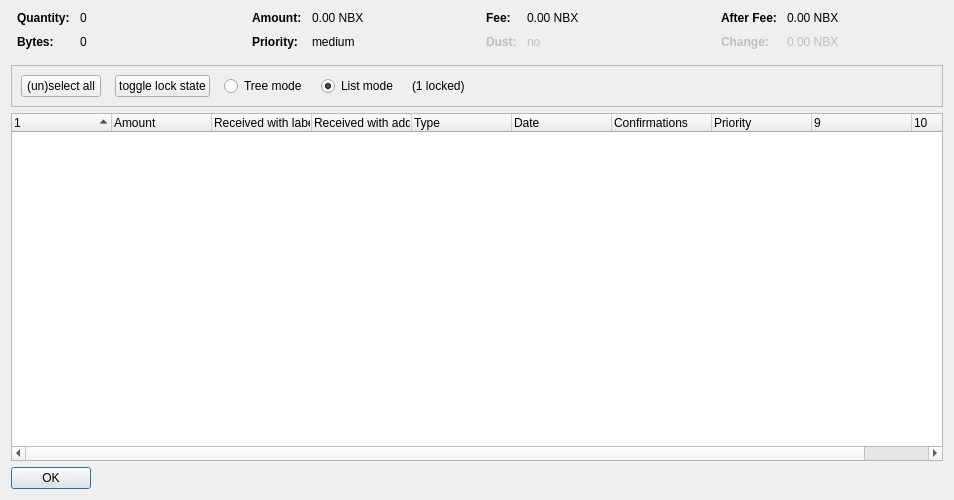
<?xml version="1.0" encoding="UTF-8"?>
<ui version="4.0">
 <class>CoinControlDialog</class>
 <widget class="QDialog" name="CoinControlDialog">
  <property name="geometry">
   <rect>
    <x>0</x>
    <y>0</y>
    <width>954</width>
    <height>500</height>
   </rect>
  </property>
  <property name="windowTitle">
   <string>Coin Selection</string>
  </property>
  <layout class="QVBoxLayout" name="verticalLayout">
   <item>
    <layout class="QHBoxLayout" name="horizontalLayoutTop" stretch="0,0,0,0">
     <property name="topMargin">
      <number>0</number>
     </property>
     <property name="bottomMargin">
      <number>10</number>
     </property>
     <item>
      <layout class="QFormLayout" name="formLayoutCoinControl1">
       <property name="horizontalSpacing">
        <number>10</number>
       </property>
       <property name="verticalSpacing">
        <number>10</number>
       </property>
       <property name="leftMargin">
        <number>6</number>
       </property>
       <property name="rightMargin">
        <number>6</number>
       </property>
       <item row="0" column="0">
        <widget class="QLabel" name="labelCoinControlQuantityText">
         <property name="font">
          <font>
           <weight>75</weight>
           <bold>true</bold>
          </font>
         </property>
         <property name="text">
          <string>Quantity:</string>
         </property>
        </widget>
       </item>
       <item row="0" column="1">
        <widget class="QLabel" name="labelCoinControlQuantity">
         <property name="cursor">
          <cursorShape>IBeamCursor</cursorShape>
         </property>
         <property name="contextMenuPolicy">
          <enum>Qt::ActionsContextMenu</enum>
         </property>
         <property name="text">
          <string notr="true">0</string>
         </property>
         <property name="textInteractionFlags">
          <set>Qt::LinksAccessibleByMouse|Qt::TextSelectableByKeyboard|Qt::TextSelectableByMouse</set>
         </property>
        </widget>
       </item>
       <item row="1" column="0">
        <widget class="QLabel" name="labelCoinControlBytesText">
         <property name="font">
          <font>
           <weight>75</weight>
           <bold>true</bold>
          </font>
         </property>
         <property name="text">
          <string>Bytes:</string>
         </property>
        </widget>
       </item>
       <item row="1" column="1">
        <widget class="QLabel" name="labelCoinControlBytes">
         <property name="cursor">
          <cursorShape>IBeamCursor</cursorShape>
         </property>
         <property name="contextMenuPolicy">
          <enum>Qt::ActionsContextMenu</enum>
         </property>
         <property name="text">
          <string notr="true">0</string>
         </property>
         <property name="textInteractionFlags">
          <set>Qt::LinksAccessibleByMouse|Qt::TextSelectableByKeyboard|Qt::TextSelectableByMouse</set>
         </property>
        </widget>
       </item>
      </layout>
     </item>
     <item>
      <layout class="QFormLayout" name="formLayoutCoinControl2">
       <property name="horizontalSpacing">
        <number>10</number>
       </property>
       <property name="verticalSpacing">
        <number>10</number>
       </property>
       <property name="leftMargin">
        <number>6</number>
       </property>
       <property name="rightMargin">
        <number>6</number>
       </property>
       <item row="0" column="0">
        <widget class="QLabel" name="labelCoinControlAmountText">
         <property name="font">
          <font>
           <weight>75</weight>
           <bold>true</bold>
          </font>
         </property>
         <property name="text">
          <string>Amount:</string>
         </property>
        </widget>
       </item>
       <item row="0" column="1">
        <widget class="QLabel" name="labelCoinControlAmount">
         <property name="cursor">
          <cursorShape>IBeamCursor</cursorShape>
         </property>
         <property name="contextMenuPolicy">
          <enum>Qt::ActionsContextMenu</enum>
         </property>
         <property name="text">
          <string notr="true">0.00 NBX</string>
         </property>
         <property name="textInteractionFlags">
          <set>Qt::LinksAccessibleByMouse|Qt::TextSelectableByKeyboard|Qt::TextSelectableByMouse</set>
         </property>
        </widget>
       </item>
       <item row="1" column="0">
        <widget class="QLabel" name="labelCoinControlPriorityText">
         <property name="font">
          <font>
           <weight>75</weight>
           <bold>true</bold>
          </font>
         </property>
         <property name="text">
          <string>Priority:</string>
         </property>
        </widget>
       </item>
       <item row="1" column="1">
        <widget class="QLabel" name="labelCoinControlPriority">
         <property name="cursor">
          <cursorShape>IBeamCursor</cursorShape>
         </property>
         <property name="contextMenuPolicy">
          <enum>Qt::ActionsContextMenu</enum>
         </property>
         <property name="text">
          <string>medium</string>
         </property>
         <property name="textInteractionFlags">
          <set>Qt::LinksAccessibleByMouse|Qt::TextSelectableByKeyboard|Qt::TextSelectableByMouse</set>
         </property>
        </widget>
       </item>
      </layout>
     </item>
     <item>
      <layout class="QFormLayout" name="formLayoutCoinControl3">
       <property name="horizontalSpacing">
        <number>10</number>
       </property>
       <property name="verticalSpacing">
        <number>10</number>
       </property>
       <property name="leftMargin">
        <number>6</number>
       </property>
       <property name="rightMargin">
        <number>6</number>
       </property>
       <item row="0" column="0">
        <widget class="QLabel" name="labelCoinControlFeeText">
         <property name="font">
          <font>
           <weight>75</weight>
           <bold>true</bold>
          </font>
         </property>
         <property name="text">
          <string>Fee:</string>
         </property>
        </widget>
       </item>
       <item row="0" column="1">
        <widget class="QLabel" name="labelCoinControlFee">
         <property name="cursor">
          <cursorShape>IBeamCursor</cursorShape>
         </property>
         <property name="contextMenuPolicy">
          <enum>Qt::ActionsContextMenu</enum>
         </property>
         <property name="text">
          <string notr="true">0.00 NBX</string>
         </property>
         <property name="textInteractionFlags">
          <set>Qt::LinksAccessibleByMouse|Qt::TextSelectableByKeyboard|Qt::TextSelectableByMouse</set>
         </property>
        </widget>
       </item>
       <item row="1" column="0">
        <widget class="QLabel" name="labelCoinControlLowOutputText">
         <property name="enabled">
          <bool>false</bool>
         </property>
         <property name="font">
          <font>
           <weight>75</weight>
           <bold>true</bold>
          </font>
         </property>
         <property name="text">
          <string>Dust:</string>
         </property>
        </widget>
       </item>
       <item row="1" column="1">
        <widget class="QLabel" name="labelCoinControlLowOutput">
         <property name="enabled">
          <bool>false</bool>
         </property>
         <property name="cursor">
          <cursorShape>IBeamCursor</cursorShape>
         </property>
         <property name="contextMenuPolicy">
          <enum>Qt::ActionsContextMenu</enum>
         </property>
         <property name="text">
          <string>no</string>
         </property>
         <property name="textInteractionFlags">
          <set>Qt::LinksAccessibleByMouse|Qt::TextSelectableByKeyboard|Qt::TextSelectableByMouse</set>
         </property>
        </widget>
       </item>
      </layout>
     </item>
     <item>
      <layout class="QFormLayout" name="formLayoutCoinControl4">
       <property name="horizontalSpacing">
        <number>10</number>
       </property>
       <property name="verticalSpacing">
        <number>10</number>
       </property>
       <property name="leftMargin">
        <number>6</number>
       </property>
       <property name="rightMargin">
        <number>6</number>
       </property>
       <item row="0" column="0">
        <widget class="QLabel" name="labelCoinControlAfterFeeText">
         <property name="font">
          <font>
           <weight>75</weight>
           <bold>true</bold>
          </font>
         </property>
         <property name="text">
          <string>After Fee:</string>
         </property>
        </widget>
       </item>
       <item row="0" column="1">
        <widget class="QLabel" name="labelCoinControlAfterFee">
         <property name="cursor">
          <cursorShape>IBeamCursor</cursorShape>
         </property>
         <property name="contextMenuPolicy">
          <enum>Qt::ActionsContextMenu</enum>
         </property>
         <property name="text">
          <string notr="true">0.00 NBX</string>
         </property>
         <property name="textInteractionFlags">
          <set>Qt::LinksAccessibleByMouse|Qt::TextSelectableByKeyboard|Qt::TextSelectableByMouse</set>
         </property>
        </widget>
       </item>
       <item row="1" column="0">
        <widget class="QLabel" name="labelCoinControlChangeText">
         <property name="enabled">
          <bool>false</bool>
         </property>
         <property name="font">
          <font>
           <weight>75</weight>
           <bold>true</bold>
          </font>
         </property>
         <property name="text">
          <string>Change:</string>
         </property>
        </widget>
       </item>
       <item row="1" column="1">
        <widget class="QLabel" name="labelCoinControlChange">
         <property name="enabled">
          <bool>false</bool>
         </property>
         <property name="cursor">
          <cursorShape>IBeamCursor</cursorShape>
         </property>
         <property name="contextMenuPolicy">
          <enum>Qt::ActionsContextMenu</enum>
         </property>
         <property name="text">
          <string notr="true">0.00 NBX</string>
         </property>
         <property name="textInteractionFlags">
          <set>Qt::LinksAccessibleByMouse|Qt::TextSelectableByKeyboard|Qt::TextSelectableByMouse</set>
         </property>
        </widget>
       </item>
      </layout>
     </item>
    </layout>
   </item>
   <item>
    <widget class="QFrame" name="frame">
     <property name="minimumSize">
      <size>
       <width>0</width>
       <height>40</height>
      </size>
     </property>
     <property name="frameShape">
      <enum>QFrame::StyledPanel</enum>
     </property>
     <property name="frameShadow">
      <enum>QFrame::Sunken</enum>
     </property>
     <layout class="QHBoxLayout" name="horizontalLayout">
      <item>
       <layout class="QHBoxLayout" name="horizontalLayoutPanel" stretch="0,0,0,0,0,0">
        <property name="spacing">
         <number>14</number>
        </property>
        <item>
         <widget class="QPushButton" name="pushButtonSelectAll">
          <property name="sizePolicy">
           <sizepolicy hsizetype="Maximum" vsizetype="Fixed">
            <horstretch>0</horstretch>
            <verstretch>0</verstretch>
           </sizepolicy>
          </property>
          <property name="text">
           <string>(un)select all</string>
          </property>
          <property name="autoDefault">
           <bool>false</bool>
          </property>
         </widget>
        </item>
        <item>
         <widget class="QPushButton" name="pushButtonToggleLock">
          <property name="sizePolicy">
           <sizepolicy hsizetype="Maximum" vsizetype="Fixed">
            <horstretch>0</horstretch>
            <verstretch>0</verstretch>
           </sizepolicy>
          </property>
          <property name="text">
           <string>toggle lock state</string>
          </property>
          <property name="autoDefault">
           <bool>false</bool>
          </property>
         </widget>
        </item>
        <item>
         <widget class="QRadioButton" name="radioTreeMode">
          <property name="sizePolicy">
           <sizepolicy hsizetype="Maximum" vsizetype="Fixed">
            <horstretch>0</horstretch>
            <verstretch>0</verstretch>
           </sizepolicy>
          </property>
          <property name="text">
           <string>Tree mode</string>
          </property>
         </widget>
        </item>
        <item>
         <widget class="QRadioButton" name="radioListMode">
          <property name="sizePolicy">
           <sizepolicy hsizetype="Maximum" vsizetype="Fixed">
            <horstretch>0</horstretch>
            <verstretch>0</verstretch>
           </sizepolicy>
          </property>
          <property name="text">
           <string>List mode</string>
          </property>
          <property name="checked">
           <bool>true</bool>
          </property>
         </widget>
        </item>
        <item>
         <widget class="QLabel" name="labelLocked">
          <property name="text">
           <string>(1 locked)</string>
          </property>
         </widget>
        </item>
        <item>
         <spacer name="horizontalSpacer">
          <property name="orientation">
           <enum>Qt::Horizontal</enum>
          </property>
          <property name="sizeHint" stdset="0">
           <size>
            <width>40</width>
            <height>20</height>
           </size>
          </property>
         </spacer>
        </item>
       </layout>
      </item>
     </layout>
    </widget>
   </item>
   <item>
    <widget class="CoinControlTreeWidget" name="treeWidget">
     <property name="contextMenuPolicy">
      <enum>Qt::CustomContextMenu</enum>
     </property>
     <property name="sortingEnabled">
      <bool>false</bool>
     </property>
     <property name="columnCount">
      <number>10</number>
     </property>
     <attribute name="headerShowSortIndicator" stdset="0">
      <bool>true</bool>
     </attribute>
     <attribute name="headerStretchLastSection">
      <bool>false</bool>
     </attribute>
     <column>
      <property name="text">
       <string/>
      </property>
     </column>
     <column>
      <property name="text">
       <string>Amount</string>
      </property>
     </column>
     <column>
      <property name="text">
       <string>Received with label</string>
      </property>
     </column>
     <column>
      <property name="text">
       <string>Received with address</string>
      </property>
     </column>
     <column>
      <property name="text">
       <string>Type</string>
      </property>
     </column>
     <column>
      <property name="text">
       <string>Date</string>
      </property>
     </column>
     <column>
      <property name="text">
       <string>Confirmations</string>
      </property>
      <property name="toolTip">
       <string>Confirmed</string>
      </property>
     </column>
     <column>
      <property name="text">
       <string>Priority</string>
      </property>
     </column>
     <column>
      <property name="text">
       <string/>
      </property>
     </column>
     <column>
      <property name="text">
       <string/>
      </property>
     </column>
    </widget>
   </item>
   <item>
    <widget class="QDialogButtonBox" name="buttonBox">
     <property name="sizePolicy">
      <sizepolicy hsizetype="Maximum" vsizetype="Fixed">
       <horstretch>0</horstretch>
       <verstretch>0</verstretch>
      </sizepolicy>
     </property>
     <property name="orientation">
      <enum>Qt::Horizontal</enum>
     </property>
     <property name="standardButtons">
      <set>QDialogButtonBox::Ok</set>
     </property>
    </widget>
   </item>
  </layout>
 </widget>
 <customwidgets>
  <customwidget>
   <class>CoinControlTreeWidget</class>
   <extends>QTreeWidget</extends>
   <header>coincontroltreewidget.h</header>
  </customwidget>
 </customwidgets>
 <resources/>
 <connections/>
</ui>
